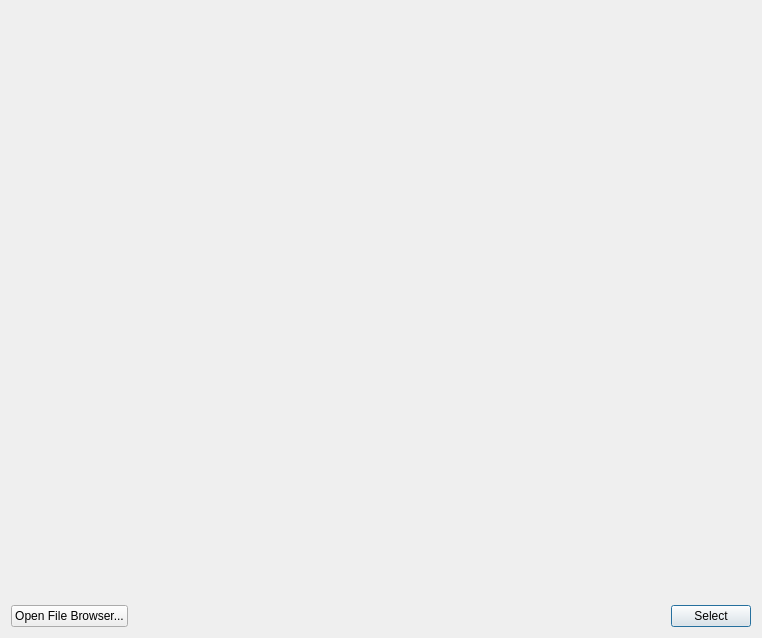
<?xml version="1.0" encoding="UTF-8"?>
<ui version="4.0">
 <class>AssetBrowserDlg</class>
 <widget class="QDialog" name="AssetBrowserDlg">
  <property name="geometry">
   <rect>
    <x>0</x>
    <y>0</y>
    <width>762</width>
    <height>638</height>
   </rect>
  </property>
  <property name="windowTitle">
   <string>Asset Browser</string>
  </property>
  <layout class="QVBoxLayout" name="verticalLayout">
   <item>
    <widget class="ezQtAssetBrowserWidget" name="AssetBrowserWidget" native="true"/>
   </item>
   <item>
    <layout class="QHBoxLayout" name="horizontalLayout">
     <item>
      <widget class="QPushButton" name="ButtonFileDialog">
       <property name="text">
        <string>Open File Browser...</string>
       </property>
      </widget>
     </item>
     <item>
      <spacer name="horizontalSpacer">
       <property name="orientation">
        <enum>Qt::Horizontal</enum>
       </property>
       <property name="sizeHint" stdset="0">
        <size>
         <width>40</width>
         <height>20</height>
        </size>
       </property>
      </spacer>
     </item>
     <item>
      <widget class="QPushButton" name="ButtonSelect">
       <property name="text">
        <string>Select</string>
       </property>
       <property name="default">
        <bool>true</bool>
       </property>
      </widget>
     </item>
    </layout>
   </item>
  </layout>
 </widget>
 <customwidgets>
  <customwidget>
   <class>ezQtAssetBrowserWidget</class>
   <extends>QWidget</extends>
   <header>EditorFramework/Assets/AssetBrowserWidget.moc.h</header>
   <container>1</container>
  </customwidget>
 </customwidgets>
 <resources/>
 <connections/>
</ui>
